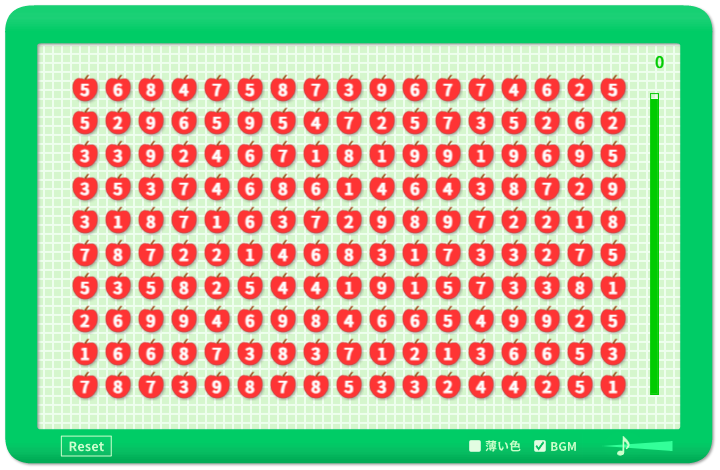
#> input picture ai/data/game_screenshot.png, 720 x 470 px
$ python ocr_pipline.py
#> lines starting #> are read from the running program, lines starting #| are printed output that depends on the picture; after the words box and inside, x2 and y2 are one past the last pixel; in counts of white or black regions, pixels touching at a corner belong together
import cv2
import numpy as np
import pytesseract
import pandas as pd
from collections import Counter

# Tesseract 실행 경로 설정 (Windows 사용자는 수정 필요)
pytesseract.pytesseract.tesseract_cmd = r"C:\Program Files\Tesseract-OCR\tesseract.exe"

# 📌 스크린샷 로드
image_path = "../game_screenshot.png"
image = cv2.imread(image_path)
#> image is the input picture: shape (470, 720, 3); mean B, G, R 157.1, 195, 178.3
if image is None:
    print("❌ 이미지 불러오기 실패! 경로 확인:", image_path)
    exit()

# 📌 center_grid.npy 로드 (10x17 사과 중심 좌표)
try:
    center_grid = np.load("../center_grid.npy")  # shape: (10, 17, 2)
#> (reads ai/data/center_grid.npy from the repository)
except:
    print("❌ center_grid.npy 파일이 없습니다! (사과 중심 좌표 필요)")
    exit()

# 📌 HSV 기반 숫자 추출 (흰색 마스킹)
hsv = cv2.cvtColor(image, cv2.COLOR_BGR2HSV)
#> hsv: shape (470, 720, 3); mean H, S, V 43.3, 112.8, 234.5
lower_white = np.array([0, 0, 200])
upper_white = np.array([180, 50, 255])
white_mask = cv2.inRange(hsv, lower_white, upper_white)
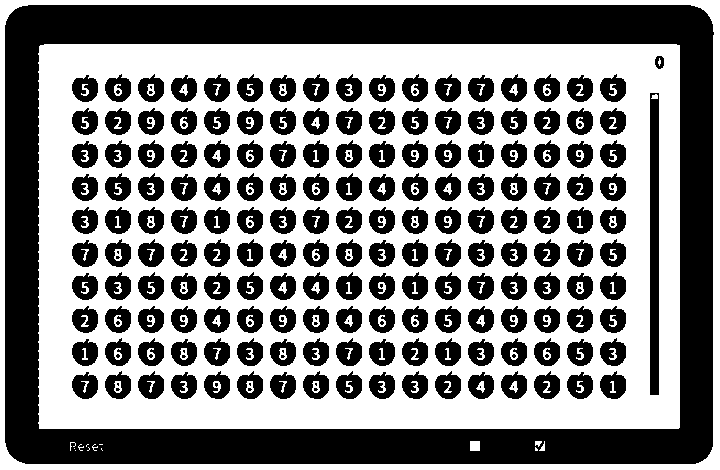
#> white_mask: shape (470, 720); 52% white; 262 black regions (89 under 20 px), largest, box (x1, y1, x2, y2) and area: (5, 5, 714, 464) 77377, (650, 93, 659, 395) 2691, (204, 74, 230, 102) 503
digits_only = cv2.bitwise_and(image, image, mask=white_mask)
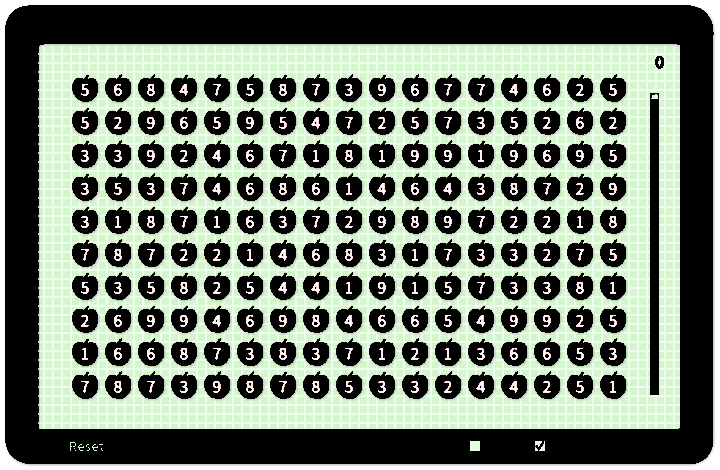
#> digits_only: shape (470, 720, 3); mean B, G, R 113.5, 127.3, 116.4
digits_gray = cv2.cvtColor(digits_only, cv2.COLOR_BGR2GRAY)
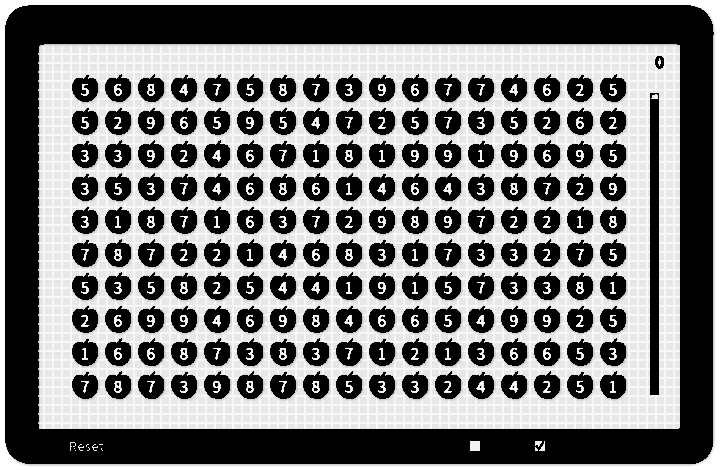
#> digits_gray: shape (470, 720); min 0, max 255, mean 122.3

# 📌 OCR 실행 및 보정
ocr_results = np.full((10, 17), -1)  # -1: OCR 실패 표시

# 🔹 OCR 최적 모드 선택 함수
def run_ocr_variants(roi):
    """ 다양한 OCR 모드 실행 후 최적값 반환 """
    ocr_attempts = []
    psm_modes = ["--psm 6 digits", "--psm 8 digits", "--psm 10 digits"]

    for mode in psm_modes:
#> (the run stopped early here; a loop or call above may not have finished)
